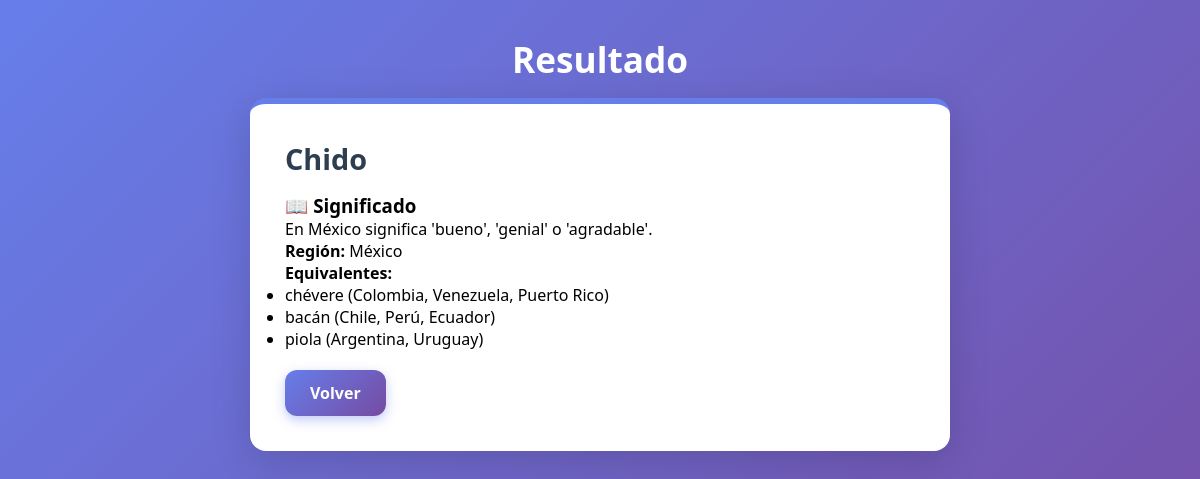
/resultado/chido, run on the app's committed database.
### tables this page shows
CREATE TABLE palabras (
            palabra TEXT PRIMARY KEY,
            significado TEXT NOT NULL,
            region TEXT,
            equivalente TEXT
        );

### app.py (the view, shortened to what this page needs)
@app.route("/resultado/<palabra>")
def resultado(palabra):
    conexion = get_db_connection()
    cursor = conexion.cursor()
    cursor.execute(
        "SELECT palabra, significado, region, equivalente FROM palabras WHERE lower(palabra) = lower(?)",
        (palabra,)
    )
    resultado = cursor.fetchone()
    conexion.close()
    if resultado:
        return render_template(
            "resultado.html",
            palabra=resultado["palabra"],
            significado=resultado["significado"],
            region=resultado["region"],
            equivalente=resultado["equivalente"]
        )

### app.py (called while the page is built)
def get_db_connection():
    conexion = sqlite3.connect(DB_PATH)
    conexion.row_factory = sqlite3.Row
    return conexion

### templates/resultado.html (shortened to what this page needs)
{% extends "base.html" %}
{% block content %}
<h1>Resultado</h1>
<div class="card">
    <h2>{{ palabra }}</h2>
    {% if significado %}
    <h3>📖 Significado</h3>
    <p>{{ significado }}</p>
    {% if region %}
    <p><strong>Región:</strong> {{ region }}</p>
    {% endif %}
    {% if equivalente %}
    <p><strong>Equivalentes:</strong></p>
    <ul>
        {% for item in equivalente.split(';') %}
        {% set clean = item.strip() %}
        {% if clean %}
        <li>{{ clean }}</li>
        {% endif %}
        {% endfor %}
    </ul>
    {% endif %}
    {% else %}
    <p>No se encontró esa palabra en el diccionario.</p>
    {% endif %}
    <a href="/" class="volver">Volver</a>
</div>
{% endblock %}

### static/css/style.css (style rules this page uses)
* { margin: 0; padding: 0; box-sizing: border-box; }
body { font-family: 'Segoe UI', Tahoma, Geneva, Verdana, sans-serif; background: linear-gradient(135deg, #667eea 0%, #764ba2 100%); min-height: 100vh; padding: 20px; }
h1 { text-align: center; color: white; font-size: 2.2em; margin-bottom: 15px; }
h2 { text-transform: capitalize; color: #2c3e50; margin-bottom: 15px; font-size: 1.8em; }
.card { background: white; max-width: 700px; margin: 0 auto; padding: 35px; border-radius: 16px; box-shadow: 0 10px 40px rgba(0, 0, 0, 0.15); border-top: 6px solid #667eea; }
.volver { display: inline-block; margin-top: 20px; text-decoration: none; background: linear-gradient(135deg, #667eea 0%, #764ba2 100%); color: white; padding: 12px 25px; border-radius: 12px; font-weight: 600; transition: all 0.3s ease; box-shadow: 0 4px 12px rgba(102, 126, 234, 0.4); }

### data on the page
palabras: palabra "Chido", significado "En México significa 'bueno', 'genial' o 'agradable'.", region "México"

### other printed values
{{ clean }} "chévere (Colombia, Venezuela, Puerto Rico)" "bacán (Chile, Perú, Ecuador)" "piola (Argentina, Uruguay)"
